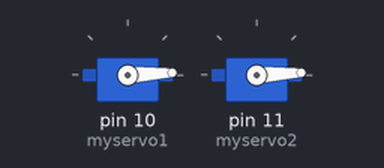
A sketch run on a simulated Arduino Uno, built with avr-gcc and run on an emulated ATmega328P. Shown: 2 × servo.

Above: at 0.05 s.
At 1.35 s:
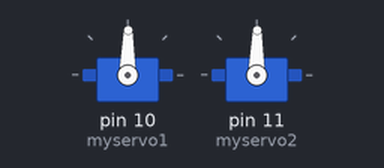
At 2.65 s:
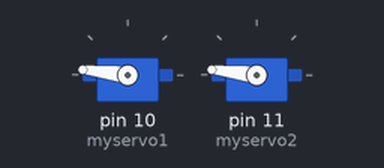
At 5.25 s:
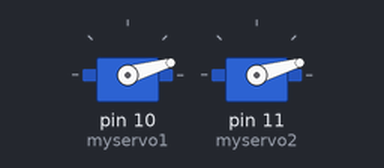
Timing chart, 0 to 7.1 s (numbered marks = the images above):
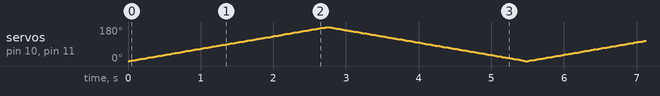

The sketch:

serial_servo.ino
```cpp
#include <Servo.h>	//importa a biblioteca do servo motor

Servo myservo1;  		// cria o objeto meuservo
Servo myservo2;  		// cria o objeto meuservo

int pos=0;    			// variavel que vai receber o valor lido do potenciometro

void setup() {
  myservo1.attach(10);  // configura o pino 9 do arduino para o servo motor
  myservo2.attach(11);  // configura o pino 9 do arduino para o servo motor

}

void loop() {

 for (pos = 0; pos <=180; pos += 1 ){

    myservo1.write(pos);                 // aciona o servo motor na posição valor
    myservo2.write(pos);                 // aciona o servo motor na posição valor
    delay(15);                           	// delay para esperar o servo chegar na posição.
  }

  for (pos = 180; pos >=0; pos -= 1){

    myservo1.write(pos);                 // aciona o servo motor na posição valor
    myservo2.write(pos);                 // aciona o servo motor na posição valor
    delay(15);                           	// delay para esperar o servo chegar na posição.
  }
}
```
